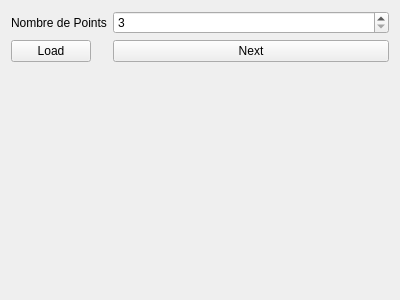
<?xml version="1.0" encoding="UTF-8"?>
<ui version="4.0">
 <class>NombreDePoints</class>
 <widget class="QWidget" name="NombreDePoints">
  <property name="geometry">
   <rect>
    <x>0</x>
    <y>0</y>
    <width>400</width>
    <height>300</height>
   </rect>
  </property>
  <property name="windowTitle">
   <string>Form</string>
  </property>
  <layout class="QFormLayout" name="formLayout_2">
   <item row="0" column="0">
    <widget class="QLabel" name="nombreDePointsLabel">
     <property name="text">
      <string>Nombre de Points</string>
     </property>
    </widget>
   </item>
   <item row="0" column="1">
    <widget class="QSpinBox" name="nombreDePointsSpinBox">
     <property name="minimum">
      <number>3</number>
     </property>
    </widget>
   </item>
   <item row="2" column="0">
    <layout class="QFormLayout" name="formLayout"/>
   </item>
   <item row="1" column="0">
    <widget class="QPushButton" name="loadButton">
     <property name="text">
      <string>Load</string>
     </property>
    </widget>
   </item>
   <item row="1" column="1">
    <widget class="QPushButton" name="pushButton">
     <property name="text">
      <string>Next</string>
     </property>
    </widget>
   </item>
  </layout>
 </widget>
 <resources/>
 <connections/>
</ui>
